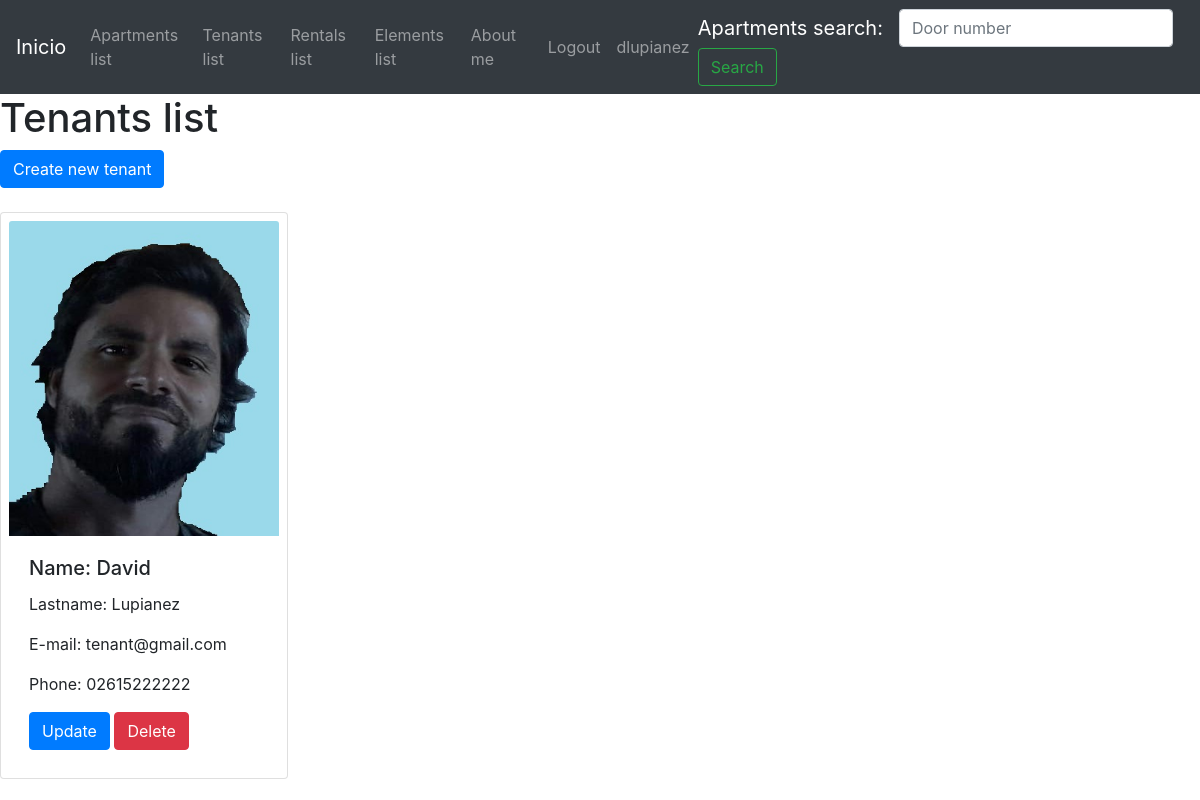
The page /tenants/tenants-list/ (signed in) on the database its author committed.
### tenants/models.py (models this page shows, shortened)
class Tenant(models.Model):
    name=models.CharField(max_length=50, null=False, blank=False)
    lastname=models.CharField(max_length=50, null=False, blank=False )
    email=models.EmailField(max_length=50, null=False, blank=False)
    phone=models.CharField(max_length=50, null=False, blank=False)
    is_active=models.BooleanField(default=True)
    tenant_picture = models.ImageField(upload_to='tenant_images', null=True, blank=True)

### tenants/views.py (the view)
# urls.py: path('tenants-list/', TenantsListView.as_view(), name='tenants_list'),
class TenantsListView(LoginRequiredMixin, ListView):
    model = Tenant
    template_name = 'tenants/tenants-list.html'

### templates/tenants/tenants-list.html (shortened to what this page needs)
{% extends 'base.html' %}
{% block content %}
    <h1>Tenants list</h1>
    {% if request.user.is_authenticated %}
        {% if request.user.is_superuser %}
            <a href="/tenants/tenant-create/" class="btn btn-primary">Create new tenant</a>
        {% endif %}
    {% endif %}
    <br><br>
    {% for tenant in object_list %}
        <div class="card d-inline-flex p-2" style="width: 18rem;">
            <img src="{{tenant.tenant_picture.url}}" class="card-img-top">
            <div class="card-body">
            <h5 class="card-title">Name: {{tenant.name}}</h5>
            <p class="card-text">Lastname: {{tenant.lastname}}</p>
            <p class="card-text">E-mail: {{tenant.email}}</p>
            <p class="card-text">Phone: {{tenant.phone}}</p>
            {% if request.user.is_authenticated %}
                {% if request.user.is_superuser %}
                    <a href="/tenants/tenant-update/{{tenant.id}}" class="btn btn-primary">Update</a>
                    <a href="/tenants/tenant-delete/{{tenant.id}}" class="btn btn-danger">Delete</a>
                {% endif %}
            {% endif %}
        </div>
        </div>
    {% endfor %}
{% endblock %}

### templates/base.html (shortened to what this page needs)
<!DOCTYPE html>
<html lang="en">
<head>
    <link rel="stylesheet" href="https://cdn.jsdelivr.net/npm/bootstrap@4.6.2/dist/css/bootstrap.min.css"
>
        {% load static %}
        <link rel="stylesheet" type="text/css" href="{% static 'assets/fonts/font-awesome.min.css' %}">
        <link rel="stylesheet" type="text/css" href="{% static 'assets/fonts/simple-line-icons.css' %}">
</head>
<body>
    <header>
        <nav class="navbar navbar-expand-lg navbar-dark bg-dark">
            <a class="navbar-brand" href="/">Inicio</a>
            <div class="collapse navbar-collapse" id="navbarSupportedContent">
                <ul class="navbar-nav mr-auto">
                    <li class="nav-item">
                        <a class="nav-link" href="/apartments/apartments-list/">Apartments list</a>
                    </li>
                    <li class="nav-item">
                        <a class="nav-link" href="/tenants/tenants-list/">Tenants list</a>
                    </li>
                    <li class="nav-item">
                        <a class="nav-link" href="/rentals/rentals-list/">Rentals list</a>
                    </li>
                    <li class="nav-item">
                        <a class="nav-link" href="/elements-list/">Elements list</a>
                    </li>
                    <li class="nav-item">
                        <a class="nav-link" href="/about-me/">About me</a>
                    </li>
                </ul>
                    {% if request.user.is_authenticated %}
                    <ul class="navbar-nav mr-auto pull-right">
                            <li class="nav-item pull-right ">
                                <a class="nav-link" href="/users/logout/">Logout</a>
                            </li>
                            <li class="nav-item pull-right">
                                <a class="nav-link" href="/users/update/">{{request.user.username}}</a>
                            </li>
                        </ul>
                    {% endif %}
                <form class="form-inline my-2 my-lg-0" action="/apartments/apartments-list-search/" method="GET">
                    <a class="navbar-brand" href="/">Apartments search: </a>
                    <input class="form-control mr-sm-2" type="search" placeholder="Door number" aria-label="Search" name="search">
                    <button class="btn btn-outline-success my-2 my-sm-0" type="submit">Search</button>
                </form>
            </div>
        </nav>
    </header>
    {% block content %}
    {% endblock %}
</body>
</html>

### rows shown on the page
Tenant: tenant_picture (picture), name "David", lastname "Lupianez", email "tenant@gmail.com", phone "02615222222"

### other values the page prints
{{ request.user.username }} "dlupianez"
